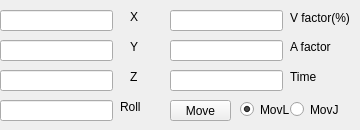
       <widget class="QWidget" name="tab_4">
        <attribute name="title">
         <string>MovL-J</string>
        </attribute>
        <widget class="QLabel" name="label_6">
         <property name="geometry">
          <rect>
           <x>290</x>
           <y>10</y>
           <width>61</width>
           <height>16</height>
          </rect>
         </property>
         <property name="text">
          <string>V factor(%)</string>
         </property>
        </widget>
        <widget class="QLabel" name="label_2">
         <property name="geometry">
          <rect>
           <x>130</x>
           <y>10</y>
           <width>47</width>
           <height>13</height>
          </rect>
         </property>
         <property name="text">
          <string>X</string>
         </property>
        </widget>
        <widget class="QLineEdit" name="tb_roll_ang">
         <property name="geometry">
          <rect>
           <x>0</x>
           <y>100</y>
           <width>113</width>
           <height>21</height>
          </rect>
         </property>
        </widget>
        <widget class="QLabel" name="label_4">
         <property name="geometry">
          <rect>
           <x>130</x>
           <y>70</y>
           <width>47</width>
           <height>13</height>
          </rect>
         </property>
         <property name="text">
          <string>Z</string>
         </property>
        </widget>
        <widget class="QLabel" name="label">
         <property name="geometry">
          <rect>
           <x>130</x>
           <y>40</y>
           <width>47</width>
           <height>13</height>
          </rect>
         </property>
         <property name="text">
          <string>Y</string>
         </property>
        </widget>
        <widget class="QLabel" name="label_7">
         <property name="geometry">
          <rect>
           <x>290</x>
           <y>70</y>
           <width>47</width>
           <height>13</height>
          </rect>
         </property>
         <property name="text">
          <string>Time</string>
         </property>
        </widget>
        <widget class="QPushButton" name="bt_movL">
         <property name="geometry">
          <rect>
           <x>170</x>
           <y>100</y>
           <width>61</width>
           <height>21</height>
          </rect>
         </property>
         <property name="text">
          <string>Move</string>
         </property>
        </widget>
        <widget class="QLineEdit" name="tb_v_factor">
         <property name="geometry">
          <rect>
           <x>170</x>
           <y>10</y>
           <width>113</width>
           <height>21</height>
          </rect>
         </property>
        </widget>
        <widget class="QLabel" name="label_5">
         <property name="geometry">
          <rect>
           <x>290</x>
           <y>40</y>
           <width>47</width>
           <height>13</height>
          </rect>
         </property>
         <property name="text">
          <string>A factor</string>
         </property>
        </widget>
        <widget class="QLineEdit" name="tb_a_factor">
         <property name="geometry">
          <rect>
           <x>170</x>
           <y>40</y>
           <width>113</width>
           <height>21</height>
          </rect>
         </property>
        </widget>
        <widget class="QLineEdit" name="tb_x_cor">
         <property name="geometry">
          <rect>
           <x>0</x>
           <y>10</y>
           <width>113</width>
           <height>21</height>
          </rect>
         </property>
        </widget>
        <widget class="QLabel" name="label_3">
         <property name="geometry">
          <rect>
           <x>120</x>
           <y>100</y>
           <width>47</width>
           <height>13</height>
          </rect>
         </property>
         <property name="text">
          <string>Roll</string>
         </property>
        </widget>
        <widget class="QLineEdit" name="tb_z_cor">
         <property name="geometry">
          <rect>
           <x>0</x>
           <y>70</y>
           <width>113</width>
           <height>21</height>
          </rect>
         </property>
        </widget>
        <widget class="QLineEdit" name="tb_y_cor">
         <property name="geometry">
          <rect>
           <x>0</x>
           <y>40</y>
           <width>113</width>
           <height>21</height>
          </rect>
         </property>
        </widget>
        <widget class="QLineEdit" name="tb_time">
         <property name="geometry">
          <rect>
           <x>170</x>
           <y>70</y>
           <width>113</width>
           <height>21</height>
          </rect>
         </property>
        </widget>
        <widget class="QRadioButton" name="rb_movL">
         <property name="geometry">
          <rect>
           <x>240</x>
           <y>100</y>
           <width>51</width>
           <height>19</height>
          </rect>
         </property>
         <property name="text">
          <string>MovL</string>
         </property>
         <property name="checked">
          <bool>true</bool>
         </property>
        </widget>
        <widget class="QRadioButton" name="rb_movJ">
         <property name="geometry">
          <rect>
           <x>290</x>
           <y>100</y>
           <width>51</width>
           <height>19</height>
          </rect>
         </property>
         <property name="text">
          <string>MovJ</string>
         </property>
        </widget>
       </widget>
